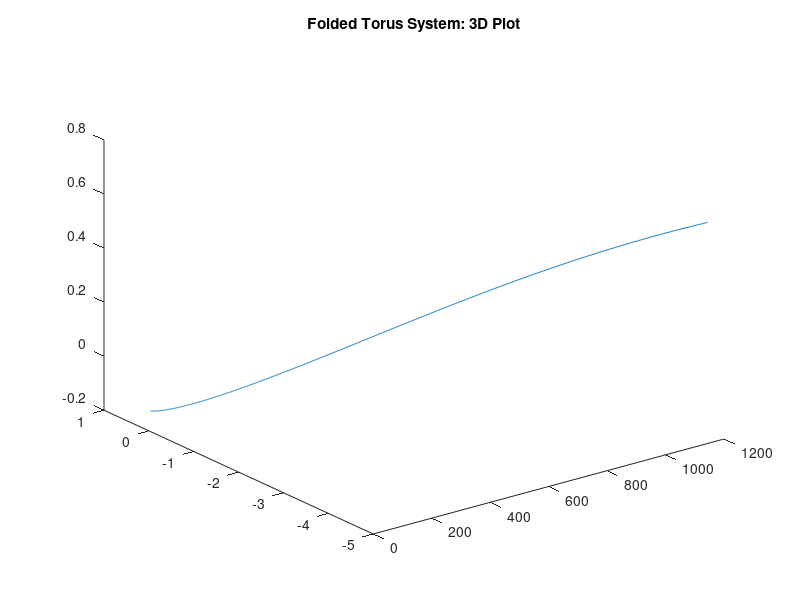
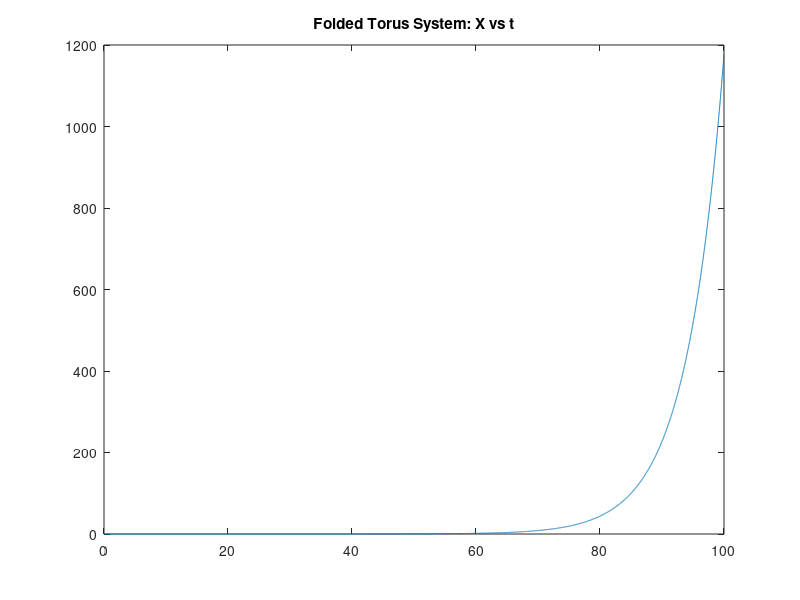
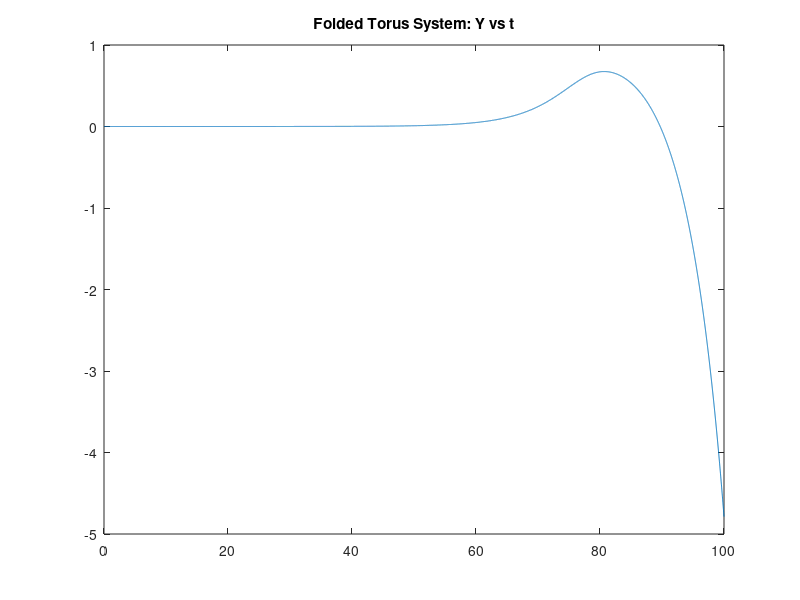
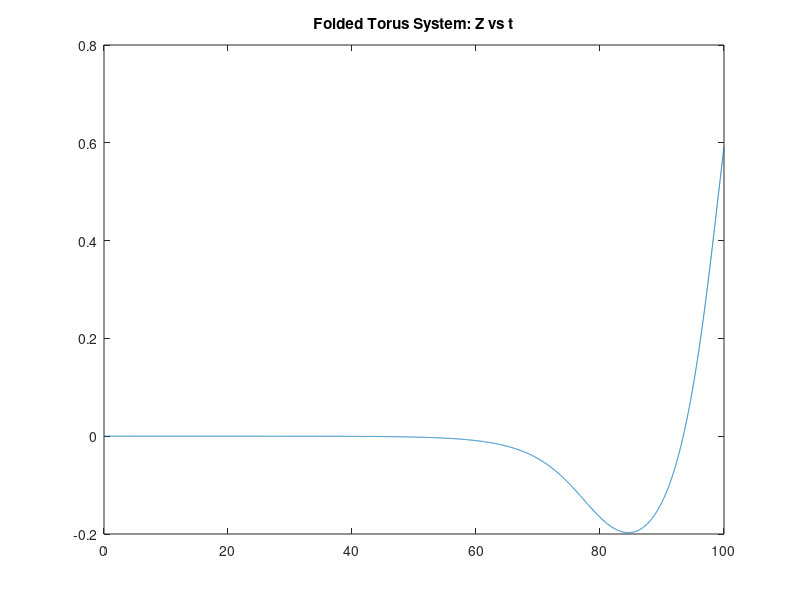

Write the MATLAB code that produced these figures, in order.
% System Simulation Problem 16
% Written by Josh Humphrey
clear
N = 10000;
T = 0.01;
t = linspace(0,T*N,N);
x = zeros(1,N);
y = zeros(1,N);
z = zeros(1,N);
Dx = zeros(1,N);
Dy = zeros(1,N);
Dz = zeros(1,N);
a = 0.5;
b = -5.6;
Dx(1) = 0.01;
Dy(1) = 0.01;
Dz(1) = 0.01;

for k=1:(N-1)
    kx1_1 = x(k);
    kx1_2 = a*(y(k)-x(k));
    ky1_1 = y(k);
    ky1_2 = -z(k)-(y(k)-x(k));
    kz1_1 = z(k);
    kz1_2 = b.*y(k);
    
    Midx1_1=x(k)+.5.*T.*kx1_1;
    Midx1_2=Dx(k)+.5.*T.*kx1_2;
    Midy1_1=y(k)+.5.*T.*ky1_2;
    Midy1_2=Dy(k)+.5.*T.*ky1_2;
    Midz1_1=z(k)+.5*T.*kz1_1;
    Midz1_2=Dz(k)+.5*T.*kz1_2;
    
    kx2_1 = Midx1_2;
    kx2_2 = -b.*(1-Midx1_1.^2) .* Midx1_2 - Midx1_1;
    ky2_1 = Midy1_2;
    ky2_2 = -b.*(1-Midy1_1.^2) .* Midy1_2 - Midy1_1;
    kz2_1 = Midz1_2;
    kz2_2 = -b.*(1-Midz1_1.^2) .* Midz1_2 - Midz1_1;
    
    Midx2_1=x(k)+.5.*T.*kx2_1;
    Midx2_2=Dx(k)+.5.*T.*kx2_1;
    Midy2_1=y(k)+.5.*T.*ky2_2;
    Midy2_2=Dy(k)+.5.*T.*ky2_2;
    Midz2_1=z(k)+.5*T.*kz2_1;
    Midz2_2=Dz(k)+.5*T.*kz2_2;
    
    kx3_1 = Midx1_2;
    kx3_2 = -b.*(1-Midx2_1.^2) .* Midx2_2 - Midx2_1;
    ky3_1 = Midy1_2;
    ky3_2 = -b.*(1-Midy2_1.^2) .* Midy2_2 - Midy2_1;
    kz3_1 = Midz1_2;
    kz3_2 = -b.*(1-Midz2_1.^2) .* Midz2_2 - Midz2_1;
    
    Midx3_1=x(k)+.5.*T.*kx3_1;
    Midx3_2=Dx(k)+.5.*T.*kx3_1;
    Midy3_1=y(k)+.5.*T.*ky3_2;
    Midy3_2=Dy(k)+.5.*T.*ky3_2;
    Midz3_1=z(k)+.5*T.*kz3_1;
    Midz3_2=Dz(k)+.5*T.*kz3_2;
    
    kx4_1 = Midx1_2;
    kx4_2 = -b.*(1-Midx3_1.^2) .* Midx2_2 - Midx3_1;
    ky4_1 = Midy1_2;
    ky4_2 = -b.*(1-Midy3_1.^2) .* Midy3_2 - Midy3_1;
    kz4_1 = Midz3_2;
    kz4_2 = -b.*(1-Midz3_1.^2) .* Midz3_2 - Midz3_1;
    
    x(k+1) = x(k)+(T/6).*(kx1_1+2.*kx2_1+2.*kx3_1+kx4_1);
    y(k+1) = y(k)+(T/6).*(ky1_1+2.*ky2_2+2.*ky3_1+ky4_1);
    z(k+1) = z(k)+(T/6).*(kz1_1+2.*kz2_2+2.*kz3_1+kz4_1);
end

figure(1)
plot3(x,y,z)
title('Folded Torus System: 3D Plot')

figure(2)
plot(t,x)
title('Folded Torus System: X vs t')

figure(3)
plot(t,y)
title('Folded Torus System: Y vs t')

figure(4)
plot(t,z)
title('Folded Torus System: Z vs t')
